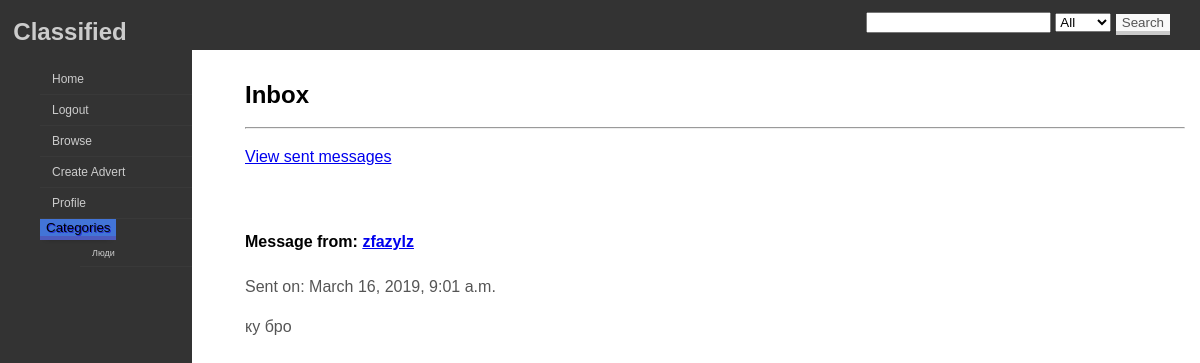
Screenshot of /accounts/inbox/ (signed in) with the database file from the repository.
### accounts/models.py (models this page shows)
class PersonalMessage(models.Model):
    sender = models.ForeignKey(User, on_delete=models.CASCADE, related_name='sender')
    recipient = models.ForeignKey(User, on_delete=models.CASCADE, related_name='recipient')
    text = models.TextField(null=False)
    sent_date = models.DateTimeField(auto_now_add=True)
    read = models.BooleanField(default=False)

### adverts/models.py (models this page shows, shortened)
class Category(models.Model):
    name = models.CharField(max_length=40)

### accounts/views.py (the view)
@login_required()
def inbox(request):
    content = {}
    content['categories'] = Category.objects.all()
    content['messages'] = PersonalMessage.objects.filter(recipient=request.user.pk).order_by('-sent_date')
    return render(request, 'inbox.html', content)

### templates/inbox.html
{% extends 'base.html' %}
{% block content %}
<h2>Inbox</h2>
<hr>
<p><a href="{% url 'accounts:outbox' %}">View sent messages</a></p>
<br>
{% if messages %}
{% for m in messages %}
<p><h4>Message from:  <a href="{% url 'accounts:public_profile' m.sender.pk %}">{{ m.sender }}</a></h4></p>
<p>Sent on:  {{ m.sent_date }}</p>
<p>{{ m.text }}</p>
<br>
{% endfor %}
{% else %}
<p>No messages to display</p>
{% endif %}
{% endblock %}

### templates/base.html (shortened to what this page needs)
<!DOCTYPE html>
{% load static %}
<html xmlns="http://www.w3.org/1999/html">
<head>
    <link rel="stylesheet" type="text/css" href="{% static 'classified/css/simple.css' %}"/>
    <link rel="stylesheet" type="text/css" href="{% static 'classified/css/sidebar.css' %}"/>
    <link rel="stylesheet" type="text/css" href="{% static 'classified/css/buttons.css' %}"/>
</head>
<body>
<main>
    <div class="innertube"><br><br>
        {% block content %}
        {% endblock %}
    </div>
</main>
<div class="header">
    <a href="https://github.com/ThriceGood/classified-django">
        <h2 style="color:#ccc;float:left;">&nbsp Classified</h2>
    </a>
    <div style="float:right;padding: 10px 30px 5px 5px;">
        <form method="post" action="{% url 'adverts:search' %}">
            <input name="query" type="search">
            <select name="category">
                <option value="0">All</option>
            </select>
            <input type="submit" class="btn btn-default btn-pressure btn-sensitive" value="Search"/>
        </form>
    </div>
</div>
<div id='cssmenu'><br><br>
    <ul>
        <li><a href="{% url 'main:index' %}"><span>Home</span></a></li>
        {% if user.is_authenticated %}
            <li><a href="{% url 'accounts:logout' %}"><span>Logout</span></a></li>
        {% else %}
            <li><a href="{% url 'accounts:register' %}"><span>Register</span></a></li>
            <li><a href="{% url 'accounts:login' %}"><span>Login</span></a></li>
        {% endif %}
        <li><a href="{% url 'adverts:list' 0 %}"><span>Browse</span></a></li>
        {% if user.is_authenticated %}
            <li><a href="{% url 'adverts:create' %}"><span>Create Advert</span></a></li>
            <li><a href="{% url 'accounts:view_profile' %}"><span>Profile</span></a></li>
        {% endif %}
        <li>
            <div class="dropdown">
                <button class="btn btn-primary dropdown-toggle" type="button" data-toggle="dropdown">Categories
                    </button>
                <ul class="dropdown-menu" id="dropdown">
                    {% for category_item in categories %}
                        <li><a href="{% url 'adverts:list' category_item.id %}">{{ category_item.name }}</a></li>
                    {% endfor %}
                </ul>
            </div>
        </li>
    </ul>
</div>
</body>
</html>

### static/classified/css/simple.css (style rules this page uses)
body { margin: 0; padding: 0; overflow: hidden; height: 100%; max-height: 100%; font-family:Sans-serif; line-height: 1.5em; }
main { position: fixed; top: 0; left: 230px; right: 0; bottom: 0; overflow: auto; background: #fff; }
.innertube { margin: 15px; }
p { color: #555; }
.header { width:100%; position:fixed; top:0px; height:50px; background:#333; margin:0px auto; }

### static/classified/css/sidebar.css (style rules this page uses)
#cssmenu { background: #333; list-style: none; margin: 0; padding: 0; width: 12em; height: 1000px; }
#cssmenu li { font: 75% "Lucida Sans Unicode", "Bitstream Vera Sans", "Trebuchet Unicode MS", "Lucida Grande", Verdana, Helvetica, sans-serif; margin: 0; padding: 0; list-style: none; }
#cssmenu a { background: #333; border-bottom: 1px solid #393939; color: #ccc; display: block; margin: 0; padding: 8px 12px; text-decoration: none; font-weight: normal; }

### static/classified/css/buttons.css (style rules this page uses)
.btn { border-radius: 0; border: 0; border-bottom: 4px solid #CCCCCC; margin:0; -webkit-box-shadow: 0 5px 5px -6px rgba(0,0,0,.3); -moz-box-shadow: 0 5px 5px -6px rgba(0,0,0,.3); box-shadow: 0 5px 5px -6px rgba(0,0,0,.3); }
.btn-default { color: #555; background-color: #f9f9f9; border-color: #cacaca; text-shadow: 1px 1px 0 #f5f5f5; }
.btn-primary { background-color: #4274d7; border-color: #4d5bbe; text-shadow: 1px 1px 0 #232bd5; }
.btn-pressure { position: relative; margin-bottom: 0; }

### rows the page displays
PersonalMessage: sender "zfazylz", sent_date "March 16, 2019, 9:01 a.m.", text "ку бро"
Category: name "Люди"
